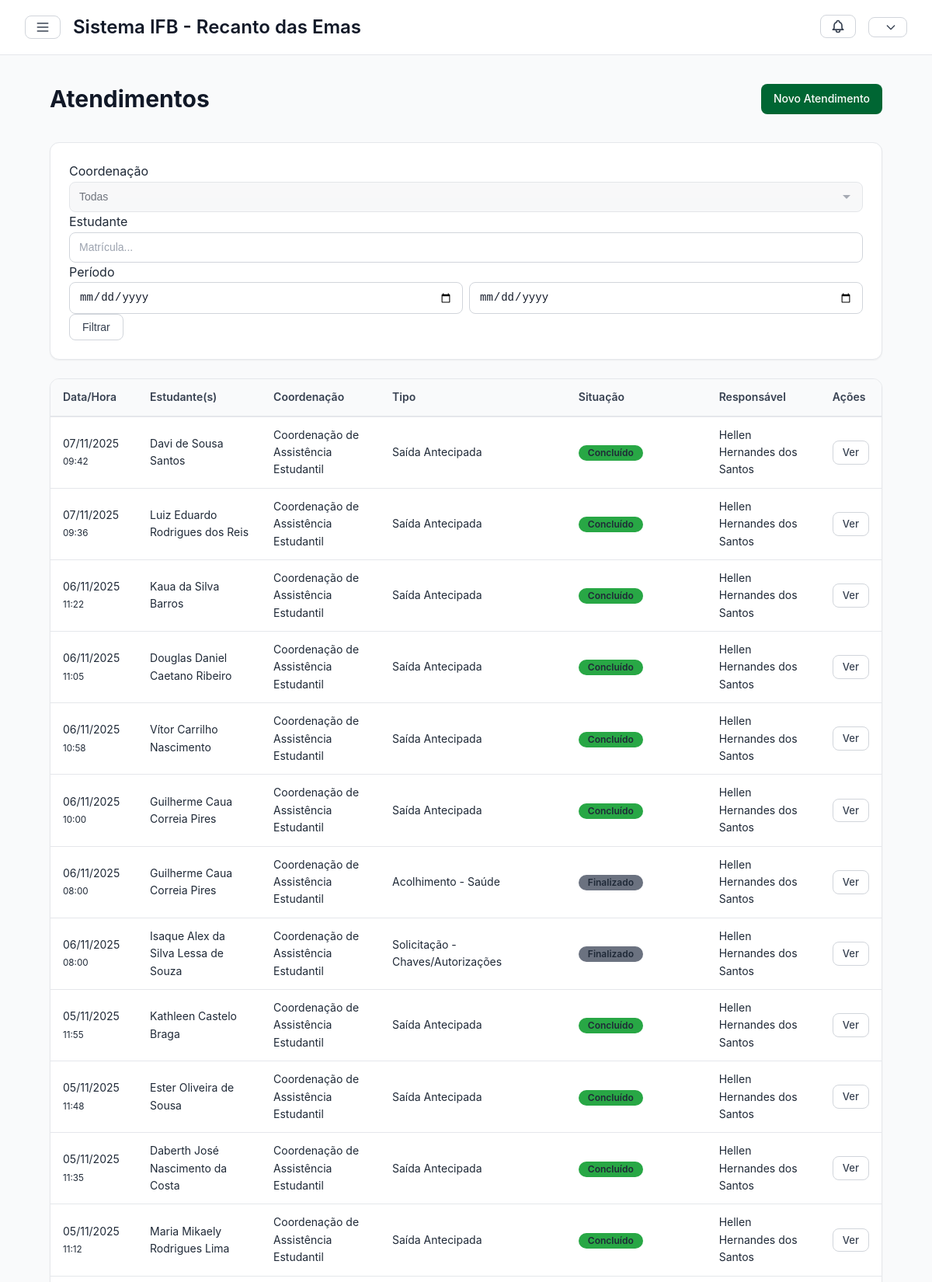
/atendimentos/ (signed in, upper part), run on the app's committed database.
### atendimentos/models.py (models this page shows, shortened)
class Atendimento(models.Model):
    ORIGEM_CHOICES = [
        ('PRESENCIAL', 'Presencial'),
        ('ENCAMINHAMENTO', 'Encaminhamento'),
        ('SOLICITACAO_DOCENTE', 'Solicitação de Docente'),
        ('SOLICITACAO_COORDENACAO', 'Solicitação de Coordenação'),
        ('CONTATO_TELEFONICO', 'Contato Telefônico'),
        ('CONTATO_WHATSAPP', 'Contato Whatsapp'),
        ('RESPONSAVEL', 'Responsável'),
        ('OUTRO', 'Outro'),
    ]
    coordenacao = models.CharField(max_length=30, choices=Coordenacao.CHOICES)
    estudantes = models.ManyToManyField(Estudante, related_name='atendimentos')
    servidor_responsavel = models.ForeignKey(
        Servidor,
        on_delete=models.PROTECT,
        related_name='atendimentos_realizados'
    )
    servidores_participantes = models.ManyToManyField(
        Servidor,
        related_name='atendimentos_participacao',
        blank=True
    )
    data = models.DateField()
    hora = models.TimeField()
    tipo_atendimento = models.ForeignKey(TipoAtendimento, on_delete=models.PROTECT)
    situacao = models.ForeignKey(SituacaoAtendimento, on_delete=models.PROTECT)
    origem = models.CharField(max_length=30, choices=ORIGEM_CHOICES)
    informacoes = models.TextField()
    observacoes = models.TextField(blank=True)
    anexos = models.FileField(upload_to='atendimentos/', blank=True, null=True)
    publicar_ficha_aluno = models.BooleanField(default=False)
    criado_em = models.DateTimeField(auto_now_add=True)
    atualizado_em = models.DateTimeField(auto_now=True)
    class Meta:
        ordering = ['-data', '-hora']
        verbose_name = 'Atendimento'
        verbose_name_plural = 'Atendimentos'

class TipoAtendimento(models.Model):
    nome = models.CharField(max_length=100)
    descricao = models.TextField(blank=True)
    ativo = models.BooleanField(default=True)
    class Meta:
        verbose_name = 'Tipo de Atendimento'
        verbose_name_plural = 'Tipos de Atendimento'

class SituacaoAtendimento(models.Model):
    nome = models.CharField(max_length=100)
    cor = models.CharField(max_length=7, default='#6b7280')
    ativo = models.BooleanField(default=True)
    class Meta:
        verbose_name = 'Situação de Atendimento'
        verbose_name_plural = 'Situações de Atendimento'

### core/models.py (models this page shows, shortened)
class Estudante(models.Model):
    SITUACAO_CHOICES = [
        ('ATIVO', 'Ativo'),
        ('INATIVO', 'Inativo'),
        ('TRANCADO', 'Trancado'),
        ('EVADIDO', 'Evadido'),
        ('FORMADO', 'Formado'),
        ('TRANSFERIDO', 'Transferido'),
    ]
    matricula_sga = models.CharField(max_length=20, unique=True)
    nome = models.CharField(max_length=200)
    cpf = models.CharField(max_length=14, blank=True)
    data_nascimento = models.DateField(null=True, blank=True)
    email = models.EmailField()
    email_responsavel = models.EmailField(blank=True)
    contato_responsavel = models.CharField(max_length=15, blank=True)
    logradouro = models.CharField(max_length=200, blank=True)
    bairro_cidade = models.CharField(max_length=100, blank=True)
    uf = models.CharField(max_length=2, blank=True)
    turma = models.ForeignKey(Turma, on_delete=models.PROTECT, related_name='estudantes')
    turma_periodo = models.CharField(max_length=20, blank=True)
    campus = models.ForeignKey(Campus, on_delete=models.PROTECT)
    curso = models.ForeignKey(Curso, on_delete=models.PROTECT)
    situacao = models.CharField(max_length=15, choices=SITUACAO_CHOICES, default='ATIVO')
    data_ingresso = models.DateField()
    foto = models.ImageField(upload_to='estudantes/', blank=True, null=True)
    responsavel = models.ForeignKey(
        Responsavel,
        on_delete=models.SET_NULL,
        null=True,
        blank=True
    )
    class Meta:
        ordering = ['nome']

class Servidor(models.Model):
    user = models.OneToOneField(User, on_delete=models.CASCADE)
    siape = models.CharField(max_length=10, unique=True)
    nome = models.CharField(max_length=200)
    funcao = models.CharField(max_length=100)
    email = models.EmailField()
    campus = models.ForeignKey(Campus, on_delete=models.PROTECT)
    coordenacao = models.CharField(
        max_length=30,
        choices=Coordenacao.CHOICES,
        blank=True
    )
    membro_comissao_disciplinar = models.BooleanField(default=False)
    pode_registrar_atendimento = models.BooleanField(default=False)
    pode_visualizar_ficha_aluno = models.BooleanField(default=False)
    class Meta:
        verbose_name_plural = "Servidores"
        ordering = ['nome']

### atendimentos/views.py (the view)
# urls.py: path('', views.atendimento_list, name='atendimento_list'),
@login_required
def atendimento_list(request):
    servidor = request.user.servidor
    if not request.user.is_superuser:
        atendimentos = Atendimento.objects.filter(coordenacao=servidor.coordenacao)
    else:
        atendimentos = Atendimento.objects.all()
    coordenacao = request.GET.get('coordenacao')
    estudante = request.GET.get('estudante')
    data_inicio = request.GET.get('data_inicio')
    data_fim = request.GET.get('data_fim')
    if coordenacao:
        atendimentos = atendimentos.filter(coordenacao=coordenacao)
    if estudante:
        atendimentos = atendimentos.filter(estudantes__matricula_sga=estudante)
    if data_inicio:
        atendimentos = atendimentos.filter(data__gte=data_inicio)
    if data_fim:
        atendimentos = atendimentos.filter(data__lte=data_fim)
    context = {
        'atendimentos': atendimentos,
    }
    return render(request, 'atendimentos/atendimento_list.html', context)

### templates/atendimentos/atendimento_list.html (shortened to what this page needs)
{% extends 'core/base.html' %}
{% load static %}
{% block content %}
<div class="container">
    <div class="page-header">
        <h1 class="page-title">Atendimentos</h1>
        <a href="{% url 'atendimentos:atendimento_create' %}" class="btn btn-primary">
            Novo Atendimento
        </a>
    </div>
    <div class="card mb-4">
        <div class="card-body">
            <form method="get" class="grid-3">
                <div>
                    <label>Coordenação</label>
                    <select name="coordenacao" class="form-control">
                        <option value="">Todas</option>
                    </select>
                </div>
                <div>
                    <label>Estudante</label>
                    <input type="text" name="estudante" class="form-control"
                           placeholder="Matrícula..." value="{{ request.GET.estudante }}">
                </div>
                <div>
                    <label>Período</label>
                    <div class="flex gap-2">
                        <input type="date" name="data_inicio" class="form-control"
                               value="{{ request.GET.data_inicio }}">
                        <input type="date" name="data_fim" class="form-control"
                               value="{{ request.GET.data_fim }}">
                    </div>
                </div>
                <div class="flex items-end">
                    <button type="submit" class="btn btn-outline">Filtrar</button>
                </div>
            </form>
        </div>
    </div>
    <div class="card">
        <div class="card-body" style="padding: 0;">
            <div class="table-container">
                <table class="table">
                    <thead>
                        <tr>
                            <th>Data/Hora</th>
                            <th>Estudante(s)</th>
                            <th>Coordenação</th>
                            <th>Tipo</th>
                            <th>Situação</th>
                            <th>Responsável</th>
                            <th>Ações</th>
                        </tr>
                    </thead>
                    <tbody>
                        {% for atendimento in atendimentos %}
                        <tr>
                            <td>
                                {{ atendimento.data|date:"d/m/Y" }}<br>
                                <small>{{ atendimento.hora|time:"H:i" }}</small>
                            </td>
                            <td>
                                {% for estudante in atendimento.estudantes.all %}
                                    {{ estudante.nome }}{% if not forloop.last %}, {% endif %}
                                {% endfor %}
                            </td>
                            <td>{{ atendimento.get_coordenacao_display }}</td>
                            <td>{{ atendimento.tipo_atendimento.nome }}</td>
                            <td>
                                <span class="badge" style="background: {{ atendimento.situacao.cor }}">
                                    {{ atendimento.situacao.nome }}
                                </span>
                            </td>
                            <td>{{ atendimento.servidor_responsavel.nome }}</td>
                            <td>
                                <a href="{% url 'atendimentos:atendimento_detail' atendimento.pk %}"
                                   class="btn btn-outline btn-sm">
                                    Ver
                                </a>
                            </td>
                        </tr>
                        {% empty %}
                        <tr>
                            <td colspan="7" class="text-center py-4 text-muted">
                                Nenhum atendimento encontrado.
                            </td>
                        </tr>
                        {% endfor %}
                    </tbody>
                </table>
            </div>
        </div>
    </div>
</div>
{% endblock %}

### static/css/main.css (style rules this page uses)
* { margin: 0; padding: 0; box-sizing: border-box; }
:root { --ifb-verde: #006633; --ifb-verde-escuro: #004d26; --ifb-verde-claro: #00994d; --status-registrada: #3b82f6; --status-analise: #8b5cf6; --status-aguardando: #eab308; --status-finalizada: #10b981; --status-arquivada: #6b7280; --status-recurso: #f97316; --gravidade-leve: #10b981; --gravidade-media: #eab308; --gravidade-grave: #f97316; --gravidade-gravissima: #ef4444; --gray-50: #f9fafb; --gray-100: #f3f4f6; --gray-200: #e5e7eb; --gray-300: #d1d5db; --gray-400: #9ca3af; --gray-500: #6b7280; --gray-600: #4b5563; --gray-700: #374151; --gray-800: #1f2937; --gray-900: #111827; --spacing-xs: 0.25rem; --spacing-sm: 0.5rem; --spacing-md: 1rem; --spacing-lg: 1.5rem; --spacing-xl: 2rem; --spacing-2xl: 3rem; --radius-sm: 0.25rem; --radius-md: 0.5rem; --radius-lg: 0.75rem; --radius-xl: 1rem; --shadow-sm: 0 1px 2px 0 rgba(0, 0, 0, 0.05); --shadow-md: 0 4px 6px -1px rgba(0, 0, 0, 0.1); --shadow-lg: 0 10px 15px -3px rgba(0, 0, 0, 0.1); --shadow-xl: 0 20px 25px -5px rgba(0, 0, 0, 0.1); }
body { font-family: -apple-system, BlinkMacSystemFont, "Segoe UI", Roboto, "Helvetica Neue", Arial, sans-serif; line-height: 1.6; color: var(--gray-800); background-color: var(--gray-50); }
.container { max-width: min(1280px, 100%); margin: 0 auto; padding: 0 var(--spacing-md); }
.card { background: white; border-radius: var(--radius-lg); box-shadow: var(--shadow-sm); border: 1px solid var(--gray-200); overflow: hidden; }
.card-body { padding: var(--spacing-lg); }
.badge { display: inline-flex; align-items: center; padding: 0.25rem 0.75rem; border-radius: 9999px; font-size: 0.75rem; font-weight: 600; line-height: 1; }
.btn { display: inline-flex; align-items: center; justify-content: center; padding: 0.5rem 1rem; border-radius: var(--radius-md); font-weight: 500; font-size: 0.875rem; transition: all 0.2s; cursor: pointer; border: none; text-decoration: none; gap: 0.5rem; }
.btn-primary { background: var(--ifb-verde); color: white; }
.btn-outline { background: transparent; border: 1px solid var(--gray-300); color: var(--gray-700); }
.btn-sm { padding: 0.25rem 0.75rem; font-size: 0.8125rem; }
.form-control { width: 100%; padding: 0.5rem 0.75rem; border: 1px solid var(--gray-300); border-radius: var(--radius-md); font-size: 0.875rem; transition: all 0.2s; }
.table-container { overflow-x: auto; }
.table { width: 100%; border-collapse: collapse; }
.table thead { background: var(--gray-50); }
.table th { padding: 0.75rem 1rem; text-align: left; font-weight: 600; font-size: 0.875rem; color: var(--gray-700); border-bottom: 2px solid var(--gray-200); }
.table td { padding: 0.75rem 1rem; border-bottom: 1px solid var(--gray-200); font-size: 0.875rem; }
.mb-4 { margin-bottom: var(--spacing-lg); }
.flex { display: flex; }
.gap-2 { gap: var(--spacing-sm); }
.grid-3 { grid-template-columns: repeat(3, 1fr); gap: var(--spacing-lg); }

### static/css/forms-basics.css (style rules this page uses)
.form-control { width: 100%; padding: 0.5rem 0.75rem; border: 1px solid var(--gray-300); border-radius: var(--radius-md); font-size: 0.875rem; line-height: 1.5; color: var(--gray-900); background-color: white; transition: border-color 0.15s ease-in-out, box-shadow 0.15s ease-in-out; }
.form-control:disabled, .form-control:read-only { background-color: var(--gray-100); opacity: 0.6; cursor: not-allowed; }
.form-control::placeholder { color: var(--gray-400); }
select.form-control { padding-right: 2.5rem; background-repeat: no-repeat; background-position: right 0.75rem center; background-size: 16px; appearance: none; }
input[type="date"].form-control, input[type="time"].form-control, input[type="datetime-local"].form-control, input[type="month"].form-control, input[type="week"].form-control { appearance: none; }

### static/css/forms-advanced.css (style rules this page uses)
.page-header { display: flex; justify-content: space-between; align-items: center; margin-bottom: 2rem; }
.page-title { font-size: 1.875rem; font-weight: 700; color: var(--gray-900); margin: 0; }

### static/css/utilities.css (style rules this page uses)
.mb-4 { margin-bottom: var(--spacing-lg); }
.flex { display: flex; }
.items-end { align-items: flex-end; }
.gap-2 { gap: var(--spacing-sm); }

### data on the page
Atendimento: data "07/11/2025", hora "09:42", coordenacao "Coordenação de Assistência Estudantil", tipo_atendimento.nome "Saída Antecipada", situacao.nome "Concluído", servidor_responsavel.nome "Hellen Hernandes dos Santos"
Estudante: nome "Davi de Sousa Santos"
Atendimento: data "07/11/2025", hora "09:36", coordenacao "Coordenação de Assistência Estudantil", tipo_atendimento.nome "Saída Antecipada", situacao.nome "Concluído", servidor_responsavel.nome "Hellen Hernandes dos Santos"
Estudante: nome "Luiz Eduardo Rodrigues dos Reis"
Atendimento: data "06/11/2025", hora "11:22", coordenacao "Coordenação de Assistência Estudantil", tipo_atendimento.nome "Saída Antecipada", situacao.nome "Concluído", servidor_responsavel.nome "Hellen Hernandes dos Santos"
Estudante: nome "Kaua da Silva Barros"
Atendimento: data "06/11/2025", hora "11:05", coordenacao "Coordenação de Assistência Estudantil", tipo_atendimento.nome "Saída Antecipada", situacao.nome "Concluído", servidor_responsavel.nome "Hellen Hernandes dos Santos"
Estudante: nome "Douglas Daniel Caetano Ribeiro"
Atendimento: data "06/11/2025", hora "10:58", coordenacao "Coordenação de Assistência Estudantil", tipo_atendimento.nome "Saída Antecipada", situacao.nome "Concluído", servidor_responsavel.nome "Hellen Hernandes dos Santos"
Estudante: nome "Vítor Carrilho Nascimento"
Atendimento: data "06/11/2025", hora "10:00", coordenacao "Coordenação de Assistência Estudantil", tipo_atendimento.nome "Saída Antecipada", situacao.nome "Concluído", servidor_responsavel.nome "Hellen Hernandes dos Santos"
Estudante: nome "Guilherme Caua Correia Pires"
Atendimento: data "06/11/2025", hora "08:00", coordenacao "Coordenação de Assistência Estudantil", tipo_atendimento.nome "Acolhimento - Saúde", situacao.nome "Finalizado", servidor_responsavel.nome "Hellen Hernandes dos Santos"
Atendimento: data "06/11/2025", hora "08:00", coordenacao "Coordenação de Assistência Estudantil", tipo_atendimento.nome "Solicitação - Chaves/Autorizações", situacao.nome "Finalizado", servidor_responsavel.nome "Hellen Hernandes dos Santos"
Estudante: nome "Isaque Alex da Silva Lessa de Souza"
Atendimento: data "05/11/2025", hora "11:55", coordenacao "Coordenação de Assistência Estudantil", tipo_atendimento.nome "Saída Antecipada", situacao.nome "Concluído", servidor_responsavel.nome "Hellen Hernandes dos Santos"
Estudante: nome "Kathleen Castelo Braga"
Atendimento: data "05/11/2025", hora "11:48", coordenacao "Coordenação de Assistência Estudantil", tipo_atendimento.nome "Saída Antecipada", situacao.nome "Concluído", servidor_responsavel.nome "Hellen Hernandes dos Santos"
Estudante: nome "Ester Oliveira de Sousa"
Atendimento: data "05/11/2025", hora "11:35", coordenacao "Coordenação de Assistência Estudantil", tipo_atendimento.nome "Saída Antecipada", situacao.nome "Concluído", servidor_responsavel.nome "Hellen Hernandes dos Santos"
Estudante: nome "Daberth José Nascimento da Costa"
Atendimento: data "05/11/2025", hora "11:12", coordenacao "Coordenação de Assistência Estudantil", tipo_atendimento.nome "Saída Antecipada", situacao.nome "Concluído", servidor_responsavel.nome "Hellen Hernandes dos Santos"
Estudante: nome "Maria Mikaely Rodrigues Lima"
